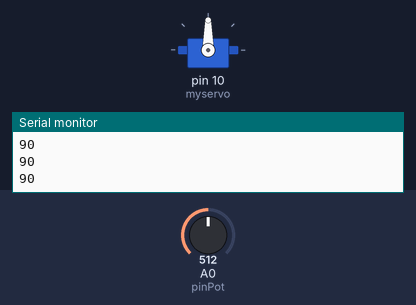
Bench run of a sketch on a simulated Arduino Uno, built with avr-gcc and run on an emulated ATmega328P. Parts: servo, the last lines printed to the serial monitor. The test bench sets the inputs (shaded band); at power-on: A0 (pinPot) = 512.

Above: at 1.2 s.
1.3 s: A0 (pinPot) set to 716
At 1.9 s:
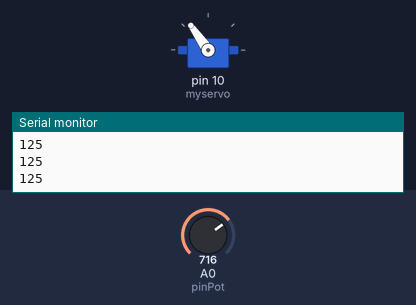
2.8 s: A0 (pinPot) set to 900
At 4.0 s:
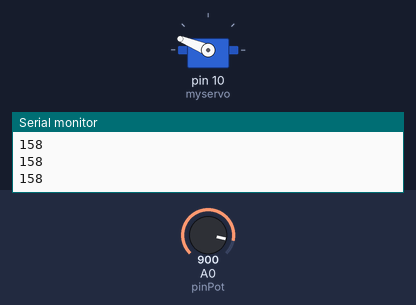
4.3 s: A0 (pinPot) set to 1023
At 5.2 s:
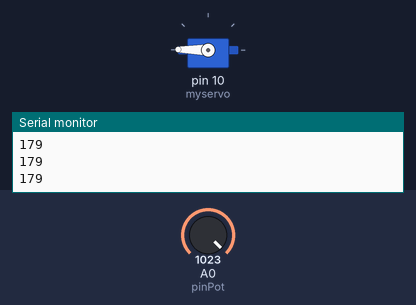
5.8 s: A0 (pinPot) set to 306
At 6.6 s:
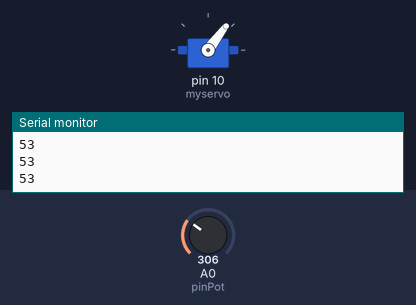
7.3 s: A0 (pinPot) set to 122
At 8.5 s:
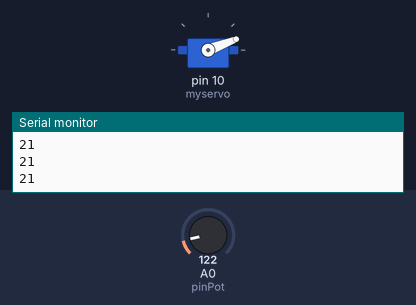
8.8 s: A0 (pinPot) set to 0
At 9.8 s:
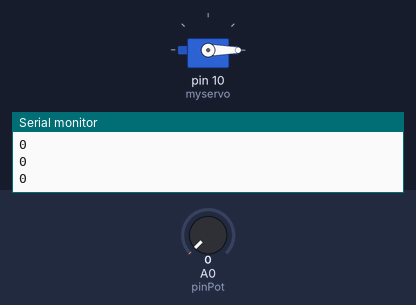
Timing chart, 0 to 11.3 s (numbered marks = the images above; inputs shaded):
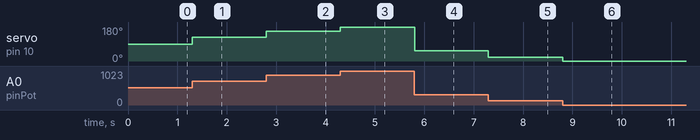

Measured:
- after the input at 1.3 s, servo on pin 10 (myservo): 90° → 125° at once
- after the input at 2.8 s, servo on pin 10 (myservo): 125° → 158° at once
- after the input at 4.3 s, servo on pin 10 (myservo): 158° → 179° at once
- after the input at 5.8 s, servo on pin 10 (myservo): 179° → 53° at once
- after the input at 7.3 s, servo on pin 10 (myservo): 53° → 21° at once
- after the input at 8.8 s, servo on pin 10 (myservo): 21° → 0° at once

The sketch:

13_servo.ino
```cpp
 #include <Servo.h> //бібліотека для роботи із сервоприводом
 Servo myservo; //налаштування бібліотеки
 const int pinPot = A0; //пін підключення потенціометра (джойстика)
 int val = 0; //змінна

 void setup() {
 myservo.attach(10); // вказуємо пін, до якого під’єднаний двигун
 Serial.begin(9600);
 }

 void loop() {
 val = map(analogRead(pinPot),0,1024,0,180);

 myservo.write(val); //виставляємо сервопривід в отримане положення
 delay(10);
 Serial.println(val);
 }
```
